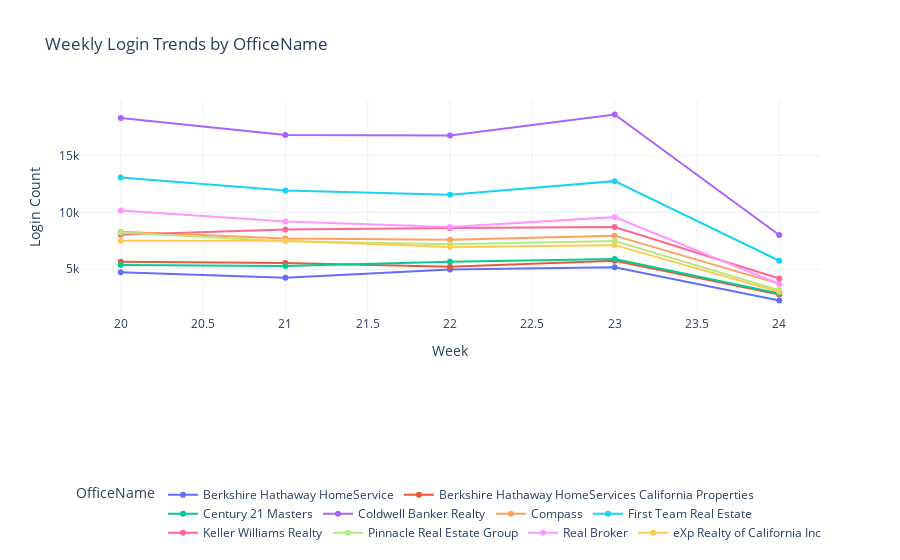

Notebook code cell kept with this figure:
### Code cell
fig = px.line(
    filtered_grouped,
    x="Week",
    y="LoginCount",
    color=breakdown_dim,
    title=f"Weekly Login Trends by {breakdown_dim}",
    markers=True
)

fig.update_layout(
    xaxis_title="Week",
    yaxis_title="Login Count",
    template="plotly_white",
    legend_title=breakdown_dim,
    legend=dict(
        orientation="h",
        yanchor="bottom",
        y=-1.08,
        xanchor="center",
        x=0.5,
        bgcolor='rgba(255,255,255,0.5)',  # semi-transparent white
        bordercolor='rgba(0,0,0,0)',
        borderwidth=0,
        font=dict(size=12)
    )
)

fig

### Figure 1 — Plotly figure (JSON) as saved in the notebook; plotly's stock layout.template omitted (floating-point values rounded to 4 significant figures)
{"data": [{"hovertemplate": "OfficeName=Berkshire Hathaway HomeService<br>Week=%{x}<br>LoginCount=%{y}<extra></extra>", "legendgroup": "Berkshire Hathaway HomeService", "line": {"color": "#636efa", "dash": "solid"}, "marker": {"symbol": "circle"}, "mode": "lines+markers", "name": "Berkshire Hathaway HomeService", "orientation": "v", "showlegend": true, "type": "scatter", "x": [20, 21, 22, 23, 24], "xaxis": "x", "y": [4724, 4256, 4967, 5171, 2252], "yaxis": "y"}, {"hovertemplate": "OfficeName=Berkshire Hathaway HomeServices California Properties<br>Week=%{x}<br>LoginCount=%{y}<extra></extra>", "legendgroup": "Berkshire Hathaway HomeServices California Properties", "line": {"color": "#EF553B", "dash": "solid"}, "marker": {"symbol": "circle"}, "mode": "lines+markers", "name": "Berkshire Hathaway HomeServices California Properties", "orientation": "v", "showlegend": true, "type": "scatter", "x": [20, 21, 22, 23, 24], "xaxis": "x", "y": [5667, 5557, 5228, 5751, 2773], "yaxis": "y"}, {"hovertemplate": "OfficeName=Century 21 Masters<br>Week=%{x}<br>LoginCount=%{y}<extra></extra>", "legendgroup": "Century 21 Masters", "line": {"color": "#00cc96", "dash": "solid"}, "marker": {"symbol": "circle"}, "mode": "lines+markers", "name": "Century 21 Masters", "orientation": "v", "showlegend": true, "type": "scatter", "x": [20, 21, 22, 23, 24], "xaxis": "x", "y": [5380, 5292, 5665, 5897, 2872], "yaxis": "y"}, {"hovertemplate": "OfficeName=Coldwell Banker Realty<br>Week=%{x}<br>LoginCount=%{y}<extra></extra>", "legendgroup": "Coldwell Banker Realty", "line": {"color": "#ab63fa", "dash": "solid"}, "marker": {"symbol": "circle"}, "mode": "lines+markers", "name": "Coldwell Banker Realty", "orientation": "v", "showlegend": true, "type": "scatter", "x": [20, 21, 22, 23, 24], "xaxis": "x", "y": [18285, 16799, 16752, 18594, 8002], "yaxis": "y"}, {"hovertemplate": "OfficeName=Compass<br>Week=%{x}<br>LoginCount=%{y}<extra></extra>", "legendgroup": "Compass", "line": {"color": "#FFA15A", "dash": "solid"}, "marker": {"symbol": "circle"}, "mode": "lines+markers", "name": "Compass", "orientation": "v", "showlegend": true, "type": "scatter", "x": [20, 21, 22, 23, 24], "xaxis": "x", "y": [8291, 7692, 7591, 7950, 3713], "yaxis": "y"}, {"hovertemplate": "OfficeName=First Team Real Estate<br>Week=%{x}<br>LoginCount=%{y}<extra></extra>", "legendgroup": "First Team Real Estate", "line": {"color": "#19d3f3", "dash": "solid"}, "marker": {"symbol": "circle"}, "mode": "lines+markers", "name": "First Team Real Estate", "orientation": "v", "showlegend": true, "type": "scatter", "x": [20, 21, 22, 23, 24], "xaxis": "x", "y": [13054, 11912, 11553, 12739, 5743], "yaxis": "y"}, {"hovertemplate": "OfficeName=Keller Williams Realty<br>Week=%{x}<br>LoginCount=%{y}<extra></extra>", "legendgroup": "Keller Williams Realty", "line": {"color": "#FF6692", "dash": "solid"}, "marker": {"symbol": "circle"}, "mode": "lines+markers", "name": "Keller Williams Realty", "orientation": "v", "showlegend": true, "type": "scatter", "x": [20, 21, 22, 23, 24], "xaxis": "x", "y": [8032, 8492, 8618, 8708, 4179], "yaxis": "y"}, {"hovertemplate": "OfficeName=Pinnacle Real Estate Group<br>Week=%{x}<br>LoginCount=%{y}<extra></extra>", "legendgroup": "Pinnacle Real Estate Group", "line": {"color": "#B6E880", "dash": "solid"}, "marker": {"symbol": "circle"}, "mode": "lines+markers", "name": "Pinnacle Real Estate Group", "orientation": "v", "showlegend": true, "type": "scatter", "x": [20, 21, 22, 23, 24], "xaxis": "x", "y": [8218, 7468, 7204, 7485, 3163], "yaxis": "y"}, {"hovertemplate": "OfficeName=Real Broker<br>Week=%{x}<br>LoginCount=%{y}<extra></extra>", "legendgroup": "Real Broker", "line": {"color": "#FF97FF", "dash": "solid"}, "marker": {"symbol": "circle"}, "mode": "lines+markers", "name": "Real Broker", "orientation": "v", "showlegend": true, "type": "scatter", "x": [20, 21, 22, 23, 24], "xaxis": "x", "y": [10170, 9194, 8720, 9577, 3705], "yaxis": "y"}, {"hovertemplate": "OfficeName=eXp Realty of California Inc<br>Week=%{x}<br>LoginCount=%{y}<extra></extra>", "legendgroup": "eXp Realty of California Inc", "line": {"color": "#FECB52", "dash": "solid"}, "marker": {"symbol": "circle"}, "mode": "lines+markers", "name": "eXp Realty of California Inc", "orientation": "v", "showlegend": true, "type": "scatter", "x": [20, 21, 22, 23, 24], "xaxis": "x", "y": [7491, 7493, 6952, 7115, 3014], "yaxis": "y"}], "layout": {"legend": {"bgcolor": "rgba(255,255,255,0.5)", "bordercolor": "rgba(0,0,0,0)", "borderwidth": 0, "font": {"size": 12}, "orientation": "h", "title": {"text": "OfficeName"}, "tracegroupgap": 0, "x": 0.5, "xanchor": "center", "y": -1.08, "yanchor": "bottom"}, "title": {"text": "Weekly Login Trends by OfficeName"}, "xaxis": {"anchor": "y", "domain": [0, 1], "title": {"text": "Week"}}, "yaxis": {"anchor": "x", "domain": [0, 1], "title": {"text": "Login Count"}}}}
